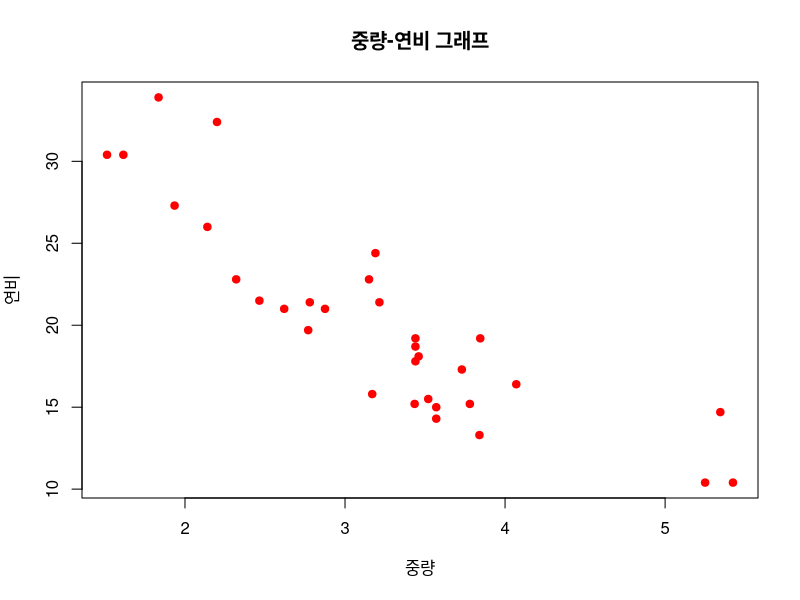
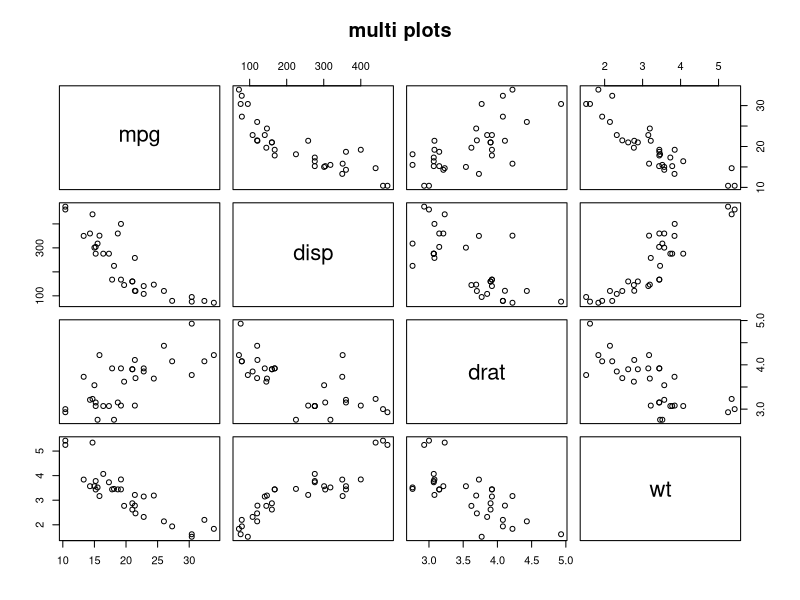
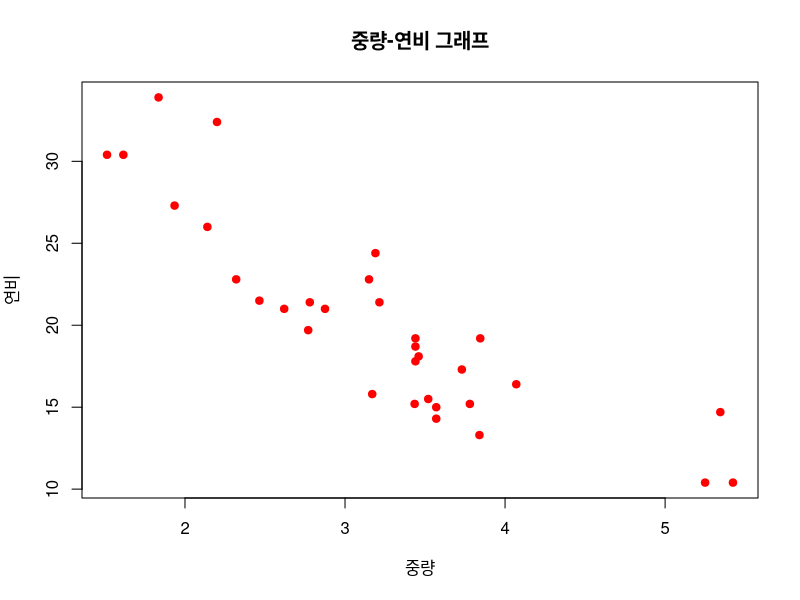
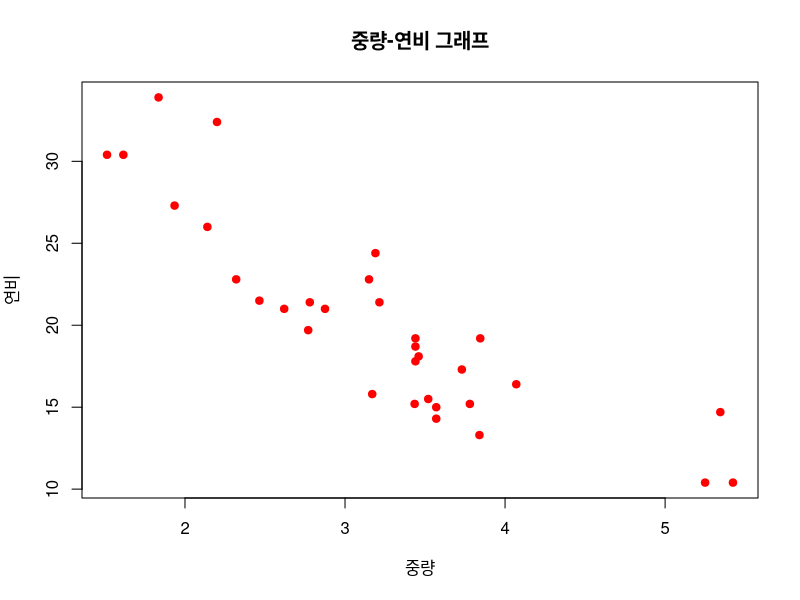
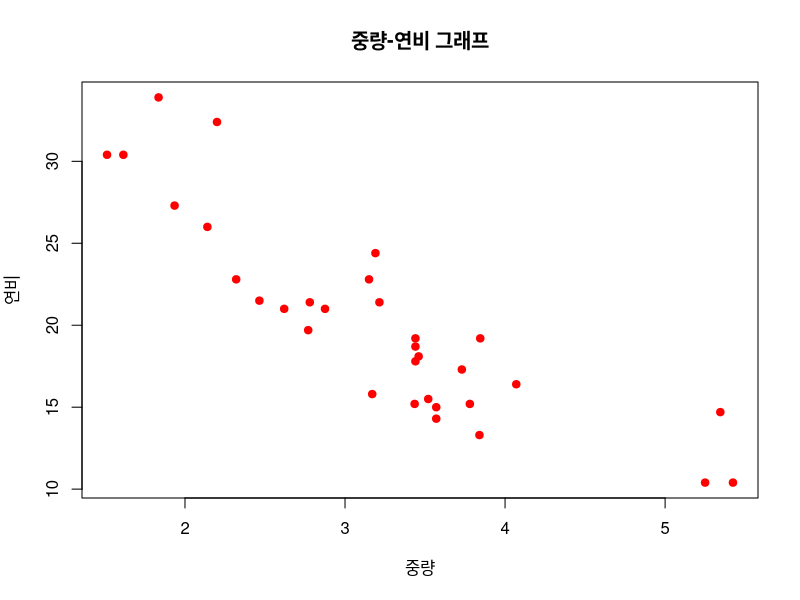
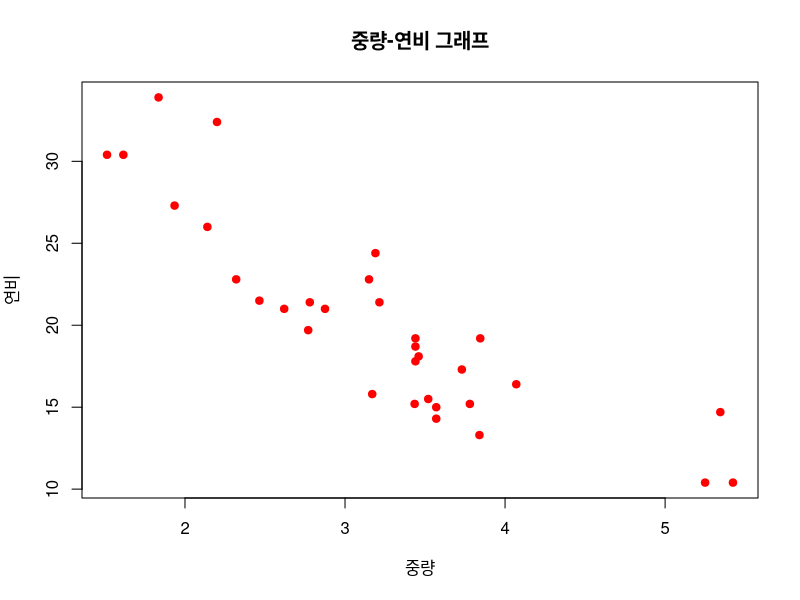
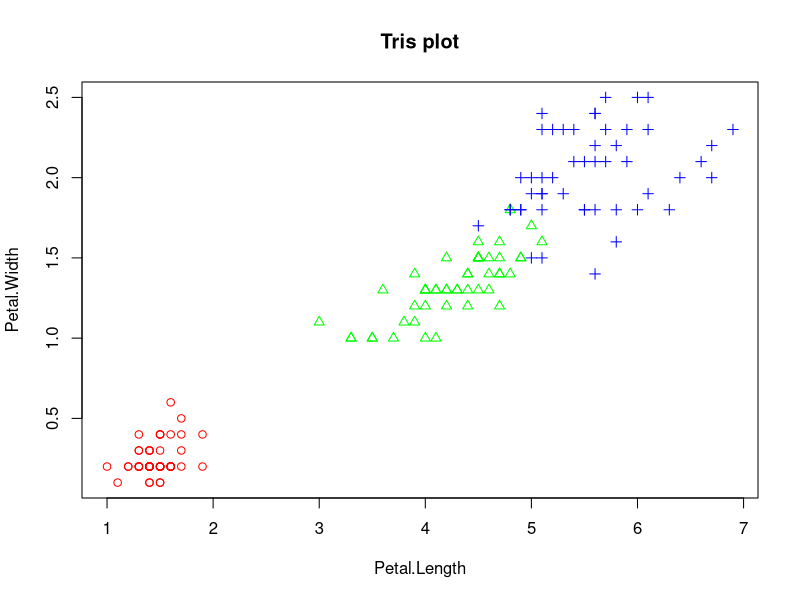

Generate these figures, in order, with R:
#
# 19.12.03  화요일
#
# 6일차
#


#### 다중변수 자료 탐색
# 두 변수 사이의 산점도
# 산점도(scatter plot)
#     ㄴ  2변수로 구성된 자료의 분포를
#         알아보는 그래프 관측값들의 분포를 통해
#         2변수 사이의 관계를 파악 


wt <- mtcars$wt
mpg <- mtcars$mpg
plot( wt, mpg, main = "중량-연비 그래프",
      xlab="중량", ylab="연비",
      col= "red", pch=19 )       # pch -> 점 모양 / 0~25까지 쓸 수 있음.

# 현재 그래프는(두 변수 관계는) 음의 상관관계 갖는다.

#graphics -> 그래프 그릴 때 쓰는 함수들, 이미 다운받아져 있음.
# 가끔 업데이트를 눌러서 최신화 시키는게 좋다.



#### 여러 변수들 간의 산점도

vars <- c( "mpg", "disp", "drat", "wt" )     # 변수 4개
target <- mtcars[ , vars ]                    # 2차원 뽑아냄.
head( target )
pairs( target, main= "multi plots" )

# 그래프는 서로 대칭관계라서 이름을 기준으로   x,y 바뀜.
# 사선이 될수록 관계가 높다.
# 가운데로 뭉칠 경우 관계가 없는 경향이 높다.


### 같은 표현 4가지.

wt <- mtcars$wt
mpg <- mtcars$mpg
plot( wt, mpg,
      main = "중량-연비 그래프",
      xlab="중량", ylab="연비",
      col= "red", pch=19 ) 


plot( mtcars$wt, mtcars$mpg,
      main = "중량-연비 그래프",
      xlab="중량", ylab="연비",
      col= "red", pch=19 ) 


plot( mtcars[ , c( "wt", "mpg" ) ], 
      main = "중량-연비 그래프",
      xlab="중량", ylab="연비",
      col= "red", pch=19 ) 


plot( mpg~wt, data= mtcars, 
      main = "중량-연비 그래프",
      xlab="중량", ylab="연비",
      col= "red", pch=19 ) 



#### 그룹 정보가 있는 두 변수의 산점도

# 아이리스 품종이 3개뿐 / 범주형, 
# 꽃잎의 길이와 꽃잎의 폭


iris.2 <- iris[ , 3:4 ]                 # 꽃잎의 길이, 꽃잎의 폭 / 두개의 관계 , 품종은 문자열
point <- as.numeric( iris$Species )     # 품종을 문자열에서 숫자로 바꿈.
point                                   # 품종의 문자열이 숫자로 바뀐 것을 확인.
color <- c( "red", "green", "blue" )
plot( iris.2, main = "Tris plot",
      pch=c( point),                    # pch 점 모양: 각 해당 품종의 숫자에 따라 마킹 모양이 달라짐.
      col= color[ point ] )

# 빨간색점, : 길이 작고 폭 작다.
# 파란색점, : 길이가 길고 폭도 넓다.
# 범주형 데이터의 그룹핑.

